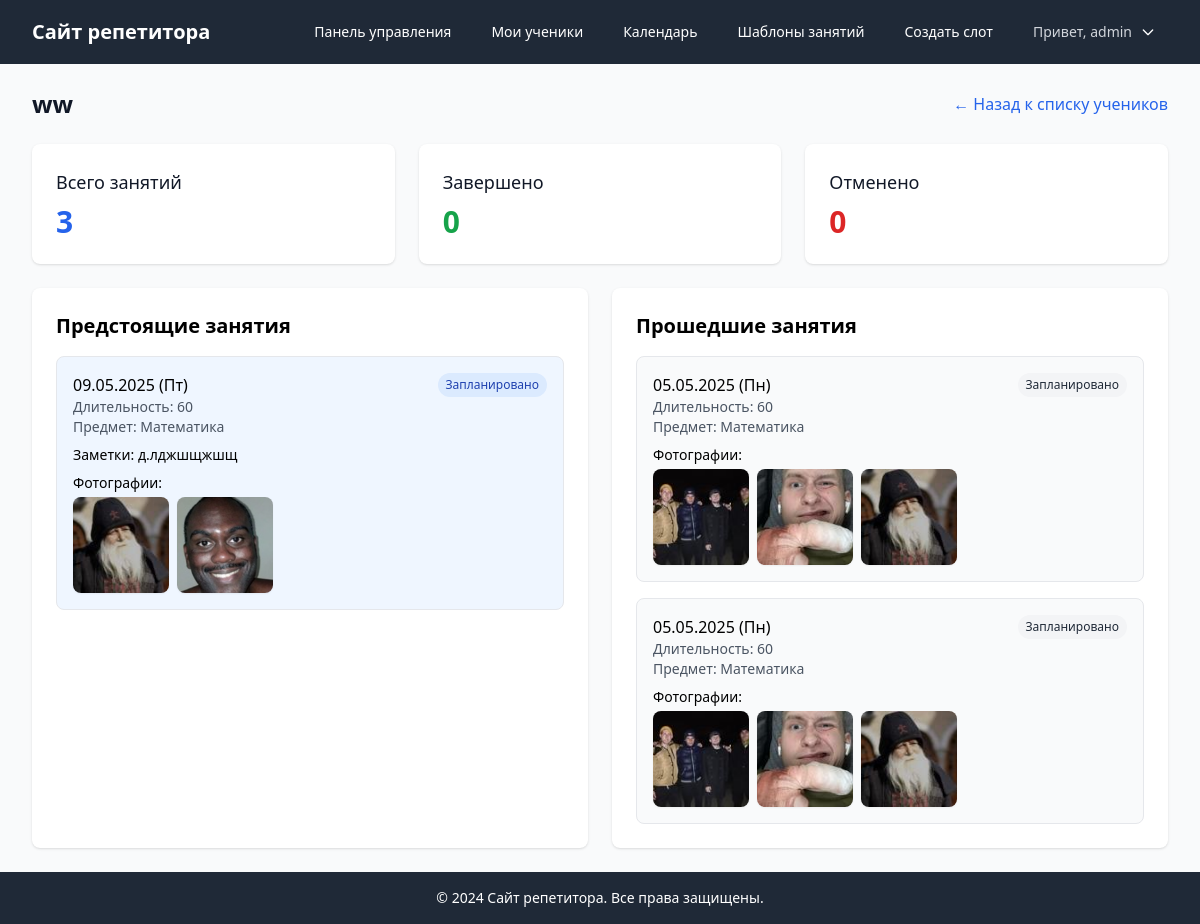
Before: /tutor/students/2/ (signed in) with the older database file.
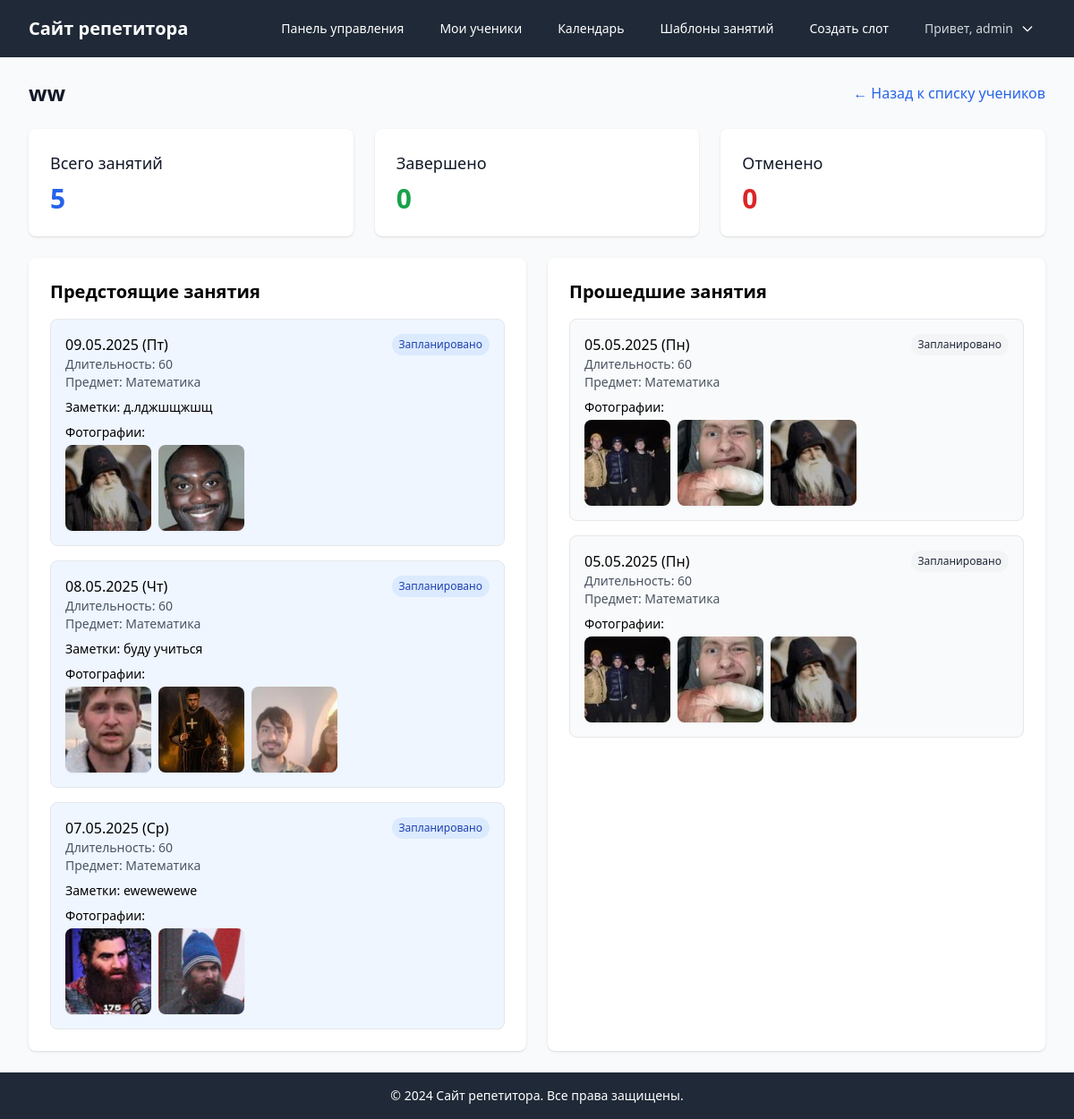
After: the same page with the newer database file.
### scheduler/models.py (models this page shows, shortened)
class Lesson(models.Model):
    STATUS_CHOICES = [
        ('scheduled', 'Запланировано'),
        ('completed', 'Завершено'),
        ('cancelled', 'Отменено'),
    ]
    SUBJECT_CHOICES = [
        ('math', 'Математика'),
        ('physics', 'Физика'),
        ('chemistry', 'Химия'),
        ('biology', 'Биология'),
        ('english', 'Английский язык'),
        ('russian', 'Русский язык'),
        ('literature', 'Литература'),
        ('history', 'История'),
        ('geography', 'География'),
        ('other', 'Другое'),
    ]
    time_slot = models.OneToOneField(TimeSlot, on_delete=models.CASCADE, related_name='lesson')
    student = models.ForeignKey(User, on_delete=models.CASCADE, related_name='booked_lessons')
    status = models.CharField(max_length=20, choices=STATUS_CHOICES, default='scheduled')
    subject = models.CharField(max_length=20, choices=SUBJECT_CHOICES, default='math')
    notes = models.TextField(blank=True)
    created_at = models.DateTimeField(auto_now_add=True)
    updated_at = models.DateTimeField(auto_now=True)

class TimeSlot(models.Model):
    STATUS_CHOICES = [
        ('available', 'Доступно'),
        ('booked', 'Забронировано'),
        ('completed', 'Завершено'),
        ('cancelled', 'Отменено'),
    ]
    tutor = models.ForeignKey(User, on_delete=models.CASCADE, related_name='time_slots')
    student = models.ForeignKey(User, on_delete=models.SET_NULL, null=True, blank=True, related_name='booked_slots')
    datetime = models.DateTimeField()
    status = models.CharField(max_length=10, choices=STATUS_CHOICES, default='available')
    duration = models.IntegerField(default=60, help_text='Длительность в минутах')
    notes = models.TextField(blank=True)
    class Meta:
        unique_together = ['tutor', 'datetime']
        ordering = ['datetime']

class LessonPhoto(models.Model):
    lesson = models.ForeignKey('Lesson', on_delete=models.CASCADE, related_name='photos')
    photo = models.ImageField(upload_to=lesson_photo_path)
    thumbnail = models.ImageField(upload_to=lesson_photo_path, blank=True, null=True)
    created_at = models.DateTimeField(auto_now_add=True)

### scheduler/views.py (the view)
# urls.py: path('tutor/students/<int:student_id>/', views.student_detail, name='student_detail'),
@login_required
@user_passes_test(is_tutor)
def student_detail(request, student_id):
    student = get_object_or_404(User, id=student_id)
    lessons = Lesson.objects.filter(
        student=student,
        time_slot__tutor=request.user
    ).order_by('-time_slot__datetime')
    upcoming_lessons = lessons.filter(time_slot__datetime__gte=timezone.now())
    past_lessons = lessons.filter(time_slot__datetime__lt=timezone.now())
    total_lessons = lessons.count()
    completed_lessons = lessons.filter(status='completed').count()
    cancelled_lessons = lessons.filter(status='cancelled').count()
    return render(request, 'scheduler/tutor/student_detail.html', {
        'student': student,
        'upcoming_lessons': upcoming_lessons,
        'past_lessons': past_lessons,
        'total_lessons': total_lessons,
        'completed_lessons': completed_lessons,
        'cancelled_lessons': cancelled_lessons
    })

### scheduler/templatetags/scheduler_extras.py (called while the page is built)
@register.filter
def date_with_weekday(value):
    if not value:
        return ""
    weekdays = ['Пн', 'Вт', 'Ср', 'Чт', 'Пт', 'Сб', 'Вс']
    return f"{value.strftime('%d.%m.%Y')} ({weekdays[value.weekday()]})"

### scheduler/views.py (called while the page is built)
def is_tutor(user):
    return user.groups.filter(name='Tutors').exists()

### scheduler/templates/scheduler/tutor/student_detail.html (shortened to what the changed rows need)
{% extends 'base.html' %}
{% load scheduler_extras %}
{% block content %}
<div class="space-y-6">
    <div class="flex justify-between items-center">
        <div>
            <h1 class="text-2xl font-bold text-gray-900">
                {{ student.get_full_name|default:student.username }}
            </h1>
        </div>
    </div>
    <div class="grid grid-cols-1 md:grid-cols-3 gap-6">
        <div class="bg-white shadow rounded-lg p-6">
            <h3 class="text-lg font-medium text-gray-900">Всего занятий</h3>
            <p class="mt-2 text-3xl font-bold text-blue-600">{{ total_lessons }}</p>
        </div>
    </div>
    <div class="grid grid-cols-1 md:grid-cols-2 gap-6">
        <div class="bg-white shadow rounded-lg p-6">
            <h2 class="text-xl font-semibold mb-4">Предстоящие занятия</h2>
            {% if upcoming_lessons %}
                <div class="space-y-4">
                    {% for lesson in upcoming_lessons %}
                        <div class="border rounded-lg p-4 bg-blue-50">
                            <div class="flex justify-between items-start">
                                <div>
                                    <p class="font-medium">{{ lesson.time_slot.datetime|date_with_weekday }}</p>
                                    <p class="text-sm text-gray-600">Длительность: {{ lesson.time_slot.duration }}</p>
                                    <p class="text-sm text-gray-600">Предмет: {{ lesson.get_subject_display }}</p>
                                </div>
                                <span class="px-2 py-1 text-xs rounded-full bg-blue-100 text-blue-800">
                                    {{ lesson.get_status_display }}
                                </span>
                            </div>
                            {% if lesson.notes %}
                                <p class="mt-2 text-sm">Заметки: {{ lesson.notes }}</p>
                            {% endif %}
                            {% if lesson.photos.exists %}
                                <div class="mt-2">
                                    <p class="text-sm font-medium mb-1">Фотографии:</p>
                                    <div class="flex flex-wrap gap-2">
                                        {% for photo in lesson.photos.all %}
                                            <img src="{{ photo.thumbnail.url }}"
                                                 alt="Фото к занятию"
                                                 class="w-24 h-24 object-cover rounded-lg shadow-sm cursor-pointer hover:opacity-90 transition-opacity"
                                                 onclick="openModal('{{ photo.photo.url }}', {{ forloop.counter0 }}, {{ lesson.photos.count }})">
                                        {% endfor %}
                                    </div>
                                </div>
                            {% endif %}
                        </div>
                    {% endfor %}
                </div>
            {% else %}
                <p class="text-gray-500">Нет предстоящих занятий</p>
            {% endif %}
        </div>
        <div class="bg-white shadow rounded-lg p-6">
            <h2 class="text-xl font-semibold mb-4">Прошедшие занятия</h2>
            {% if past_lessons %}
                <div class="space-y-4">
                    {% for lesson in past_lessons %}
                        <div class="border rounded-lg p-4 bg-gray-50">
                            <div class="flex justify-between items-start">
                                <div>
                                    <p class="font-medium">{{ lesson.time_slot.datetime|date_with_weekday }}</p>
                                    <p class="text-sm text-gray-600">Длительность: {{ lesson.time_slot.duration }}</p>
                                    <p class="text-sm text-gray-600">Предмет: {{ lesson.get_subject_display }}</p>
                                </div>
                                <span class="px-2 py-1 text-xs rounded-full
                                    {% if lesson.status == 'completed' %}bg-green-100 text-green-800
                                    {% elif lesson.status == 'cancelled' %}bg-red-100 text-red-800
                                    {% else %}bg-gray-100 text-gray-800{% endif %}">
                                    {{ lesson.get_status_display }}
                                </span>
                            </div>
                            {% if lesson.photos.exists %}
                                <div class="mt-2">
                                    <p class="text-sm font-medium mb-1">Фотографии:</p>
                                    <div class="flex flex-wrap gap-2">
                                        {% for photo in lesson.photos.all %}
                                            <img src="{{ photo.thumbnail.url }}"
                                                 alt="Фото к занятию"
                                                 class="w-24 h-24 object-cover rounded-lg shadow-sm cursor-pointer hover:opacity-90 transition-opacity"
                                                 onclick="openModal('{{ photo.photo.url }}', {{ forloop.counter0 }}, {{ lesson.photos.count }})">
                                        {% endfor %}
                                    </div>
                                </div>
                            {% endif %}
                        </div>
                    {% endfor %}
                </div>
            {% else %}
                <p class="text-gray-500">Нет прошедших занятий</p>
            {% endif %}
        </div>
    </div>
</div>
{% endblock %}

Changed rows visible on the page:
added Lesson: time_slot.datetime "08.05.2025 (Чт)", time_slot.duration "60", subject "Математика", status "Запланировано", notes "буду учиться", shown under "Предстоящие занятия"
added LessonPhoto: shows a picture, shown under "08.05.2025 (Чт)"
added LessonPhoto: shows a picture, shown under "08.05.2025 (Чт)"
added LessonPhoto: shows a picture, shown under "08.05.2025 (Чт)"
added Lesson: time_slot.datetime "07.05.2025 (Ср)", time_slot.duration "60", subject "Математика", status "Запланировано", notes "ewewewewe", shown under "Предстоящие занятия"
added LessonPhoto: shows a picture, shown under "07.05.2025 (Ср)"
added LessonPhoto: shows a picture, shown under "07.05.2025 (Ср)"
Other visible differences:
{{ total_lessons }}: "3" → "5"
